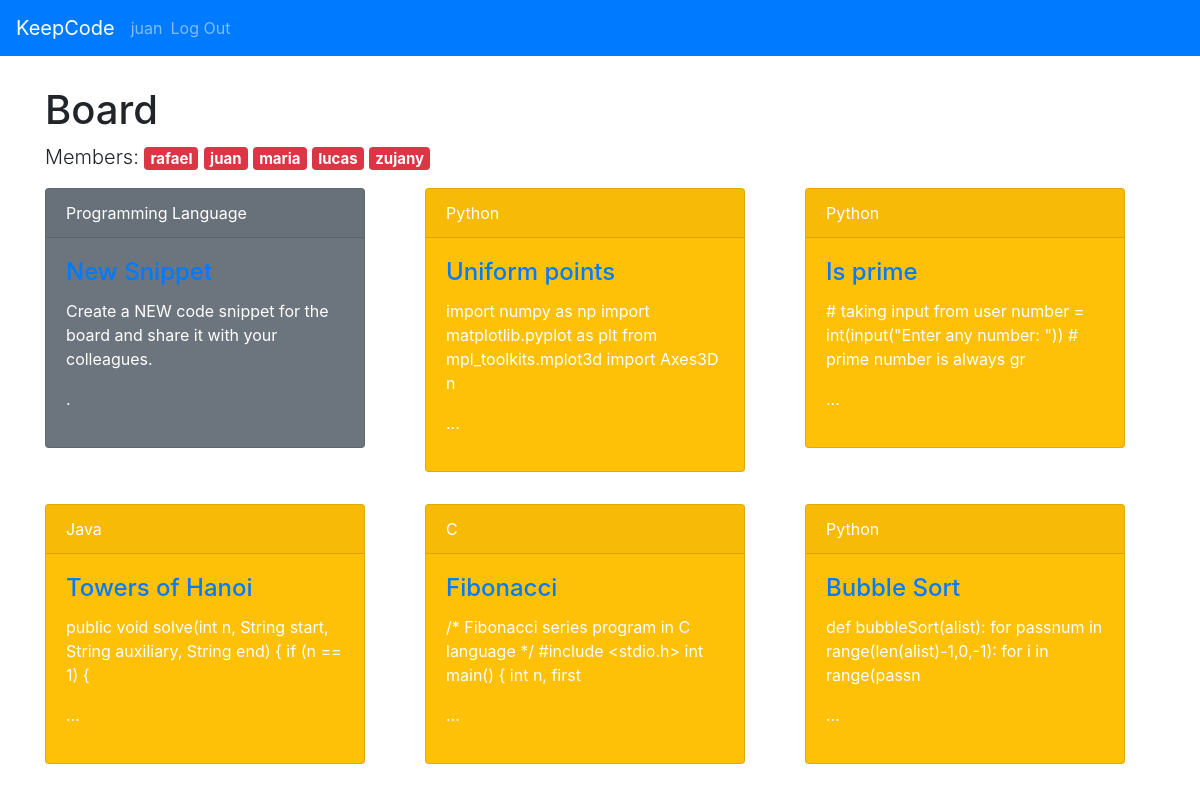
The page / (signed in) on the database as committed earlier.
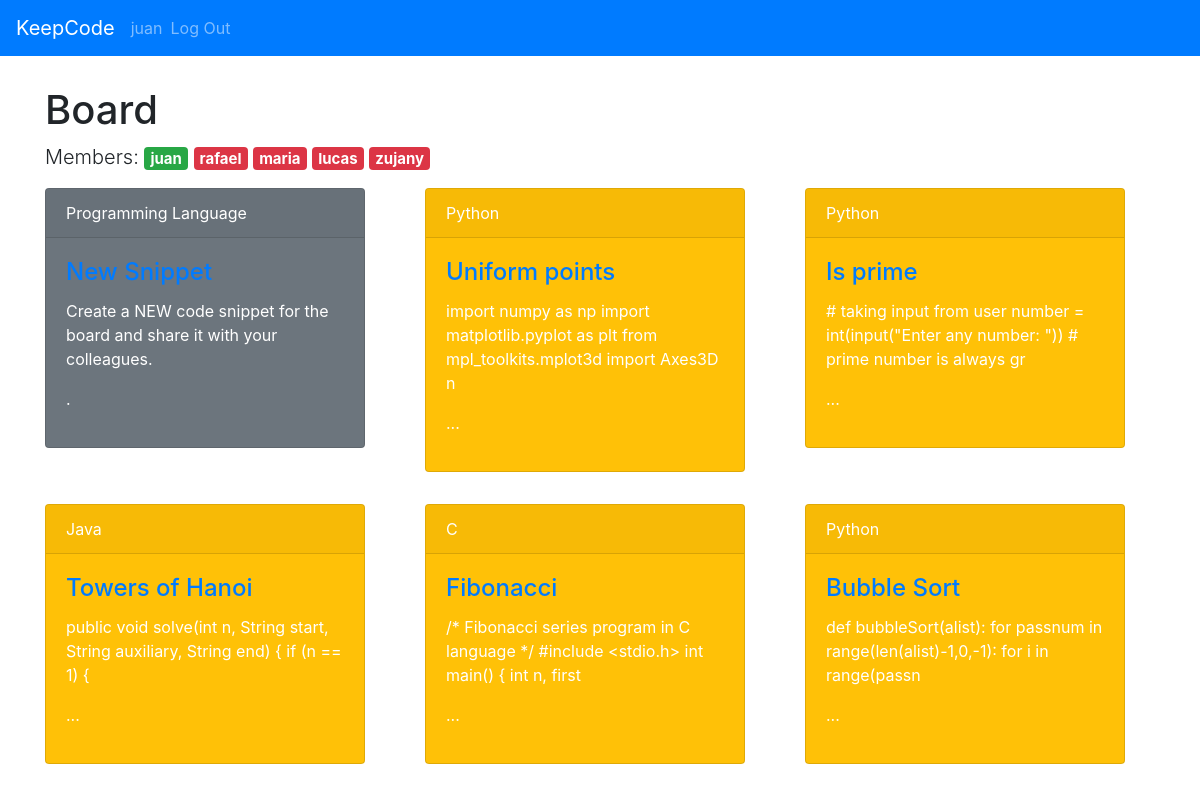
The same page on the database as committed later.
### tables this page shows
CREATE TABLE user (
  id INTEGER PRIMARY KEY AUTOINCREMENT,
  username TEXT UNIQUE NOT NULL,
  password TEXT NOT NULL,
  last_login TIMESTAMP NOT NULL DEFAULT CURRENT_TIMESTAMP
, online BOOLEAN NOT NULL CHECK (online IN (0,1)) DEFAULT 0);

CREATE TABLE post (
  id INTEGER PRIMARY KEY AUTOINCREMENT,
  author_id INTEGER NOT NULL,
  created TIMESTAMP NOT NULL DEFAULT CURRENT_TIMESTAMP,
  last_updated TIMESTAMP NOT NULL DEFAULT CURRENT_TIMESTAMP,
  title TEXT NOT NULL,
  body TEXT NOT NULL,
  programming_language TEXT NOT NULL, being_updated BOOLEAN NOT NULL CHECK (being_updated IN (0,1)) DEFAULT 0,
  FOREIGN KEY (author_id) REFERENCES user (id)
);

### keepcode/board.py (the view)
@bp.route('/')
def index():
    db = get_db()
    posts = db.execute(
        'SELECT p.id, title, body, created, author_id,'
        ' last_updated, programming_language, username'
        ' FROM post p JOIN user u ON p.author_id = u.id'
        ' ORDER BY created DESC'
    ).fetchall()
    users = db.execute(
        'SELECT id, username, last_login, online'
        ' FROM user u'
        ' ORDER BY last_login DESC'
    ).fetchall()
    return render_template('board/index.html', posts=posts, users=users)

### keepcode/auth.py (called while the page is built)
@bp.before_app_request
def load_logged_in_user():
    user_id = session.get('user_id')
    if user_id is None:
        g.user = None
    else:
        g.user = get_db().execute(
            'SELECT * FROM user WHERE id = ?', (user_id,)
        ).fetchone()

### keepcode/db.py (called while the page is built)
def get_db():
    if 'db' not in g:
        g.db = sqlite3.connect(
            current_app.config['DATABASE'],
            detect_types=sqlite3.PARSE_DECLTYPES
        )
        g.db.row_factory = sqlite3.Row
    return g.db

### keepcode/templates/board/index.html (shortened to what this page needs)
{% extends 'base.html' %}
{% block header %}
  {% if g.user %}
    <h1>
      Board
    </h1>
    <p class="lead">
      <span>Members: </span>
      {% for user in users %}
        {% if user['online'] == 1 %}
          <span class="badge badge-success">{{ user['username'] }}</span>
        {% else %}
          <span class="badge badge-danger">{{ user['username'] }}</span>
        {% endif %}
      {% endfor %}
    </p>
  {% endif %}
{% endblock %}
{% block content %}
  {% if g.user %}
    <div class="row justify-content-center">
      <div class="card-deck">
        <div class="col-auto mb-3">
            <div class="card text-white bg-secondary mb-3" style="max-width: 20rem;">
              <div class="card-header">Programming Language</div>
              <div class="card-body">
                <a class="action" href="{{ url_for('board.create') }}">
                  <h4 class="card-title">New Snippet</h4>
                </a>
                <p class="card-text">
                  Create a NEW code snippet for the board and share it with your colleagues.
                </p>
                <p>.</p>
              </div>
            </div>
        </div>
        {% for post in posts %}
          <div class="col-auto mb-3">
            <div class="card text-white bg-warning mb-3" style="max-width: 20rem;">
              <div class="card-header">{{ post['programming_language'] }}</div>
              <div class="card-body">
                <a class="action" href="{{ url_for('board.view', id=post['id']) }}">
                  <h4 class="card-title">{{ post['title'] }}</h4>
                </a>
                <p class="card-text">
                  {{ post['body'][:98] }}
                  <p>...</p>
                </p>
              </div>
            </div>
          </div>
        {% endfor %}
      </div>
    </div>
  {% endif %}
{% endblock %}

### keepcode/templates/base.html (shortened to what this page needs)
<!doctype html>
<link rel="stylesheet" href="{{ url_for('static', filename='bootstrap.css') }}">
<link rel="stylesheet" href="{{ url_for('static', filename='style.css') }}">
<nav class="navbar navbar-expand-lg navbar-dark bg-primary">
  <a class="navbar-brand" href="{{ url_for('board.index') }}">KeepCode</a>
  <div class="collapse navbar-collapse" id="navbarColor01">
    <ul class="navbar-nav mr-auto">
      {% if g.user %}
        <li class="nav-item">
          <span class="navbar-text">{{ g.user['username'] }}</span>
        </li>
        <li class="nav-item">
          <a class="nav-link" href="{{ url_for('auth.logout') }}">Log Out</a>
        </li>
      {% endif %}
    </ul>
  </div>
</nav>
<section class="content">
  <div class="container">
    <header>
      {% block header %}{% endblock %}
    </header>
    {% block content %}{% endblock %}
  </div>
</section>

### keepcode/static/style.css (style rules this page uses)
.container { margin-top:30px; }

Rows that differ between the two databases and show on the page:
changed user "juan": online False → True (drawn); moves up the list
